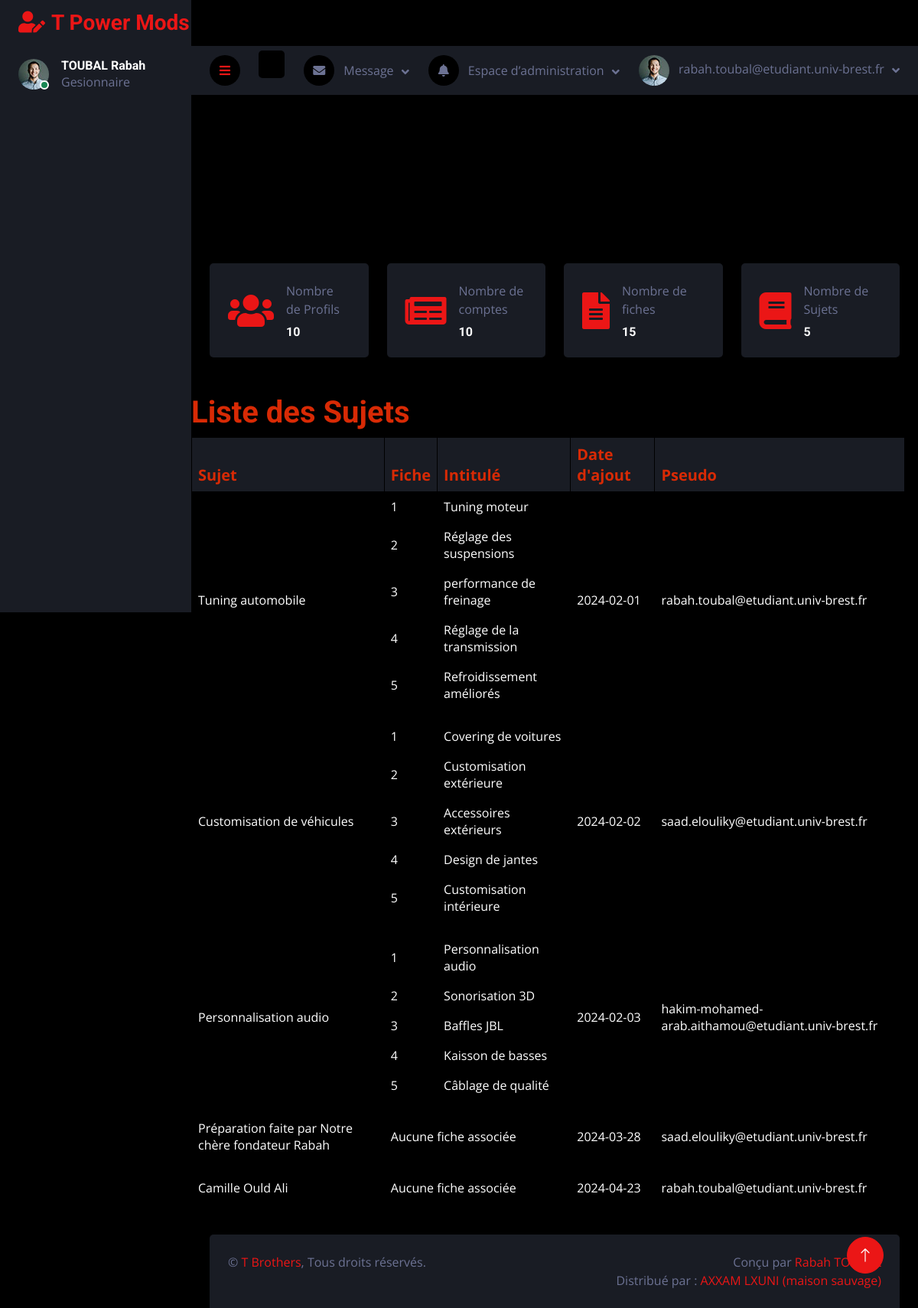
/v2/session/admin_sujets.php (signed in), run on the app's committed database.
### tables this page shows
CREATE TABLE `t_profil_utilisateur_prf` (
  `prf_nom` varchar(80) DEFAULT NULL,
  `prf_prenom` varchar(80) DEFAULT NULL,
  `prf_validite` char(1) DEFAULT NULL,
  `prf_statut` char(1) DEFAULT NULL,
  `prf_date_creation` date DEFAULT NULL,
  `cpt_pseudo` varchar(300) NOT NULL
);

CREATE TABLE `t_sujet_suj` (
  `suj_id` int(11) NOT NULL,
  `suj_numero` int(11) DEFAULT NULL,
  `suj_intitule` varchar(100) DEFAULT NULL,
  `suj_date_ajout` date DEFAULT NULL,
  `cpt_pseudo` varchar(200) DEFAULT NULL
);

### v2/session/admin_sujets.php (the view, shortened to what this page needs)
      <?php
        if ($_SESSION["role"]=='G'){
            $achuyi="Gesionnaire";
        }else{
            $achuyi="Membre";
        }
        $mysqli = new mysqli('localhost', 'e22208277sql', 'LXDqTr09', 'e22208277_db1');
        $pseudo = $mysqli->real_escape_string($_SESSION['login']);
        $sql = "SELECT * FROM t_profil_utilisateur_prf WHERE cpt_pseudo = '$pseudo'";
        $resultat = $mysqli->query($sql);
        if ($resultat->num_rows > 0) {
            $profil = $resultat->fetch_assoc();
} else {
    echo "Aucun résultat trouvé pour ce pseudo.";
}
$requete1 = "SELECT COUNT(*) AS nombre_profils FROM t_profil_utilisateur_prf";
$resultat1 = $mysqli->query($requete1);
if ($resultat1->num_rows > 0) {
    $row1 = $resultat1->fetch_assoc();
    $nombre_profils = $row1["nombre_profils"];
}
$requete2 = "SELECT COUNT(*) AS nombre_comptes FROM t_compte_utilisateur_cpt";
$resultat2 = $mysqli->query($requete2);
if ($resultat2->num_rows > 0) {
    $row2 = $resultat2->fetch_assoc();
    $nombre_comptes = $row2["nombre_comptes"];
}
$requete3 = "SELECT COUNT(*) AS nombre_fiches FROM t_fiche_fch";
$resultat3 = $mysqli->query($requete3);
if ($resultat3->num_rows > 0) {
    $row3 = $resultat3->fetch_assoc();
    $nombre_fiches = $row3["nombre_fiches"];
}
$requete4 = "SELECT COUNT(*) AS nombre_sujets FROM t_sujet_suj";
$resultat4 = $mysqli->query($requete4);
if ($resultat4->num_rows > 0) {
    $row4 = $resultat4->fetch_assoc();
    $nombre_sujets = $row4["nombre_sujets"];
}
      ?>
<!DOCTYPE html>
<html lang="fr">
<head>
    <link rel="stylesheet" href="https://cdnjs.cloudflare.com/ajax/libs/font-awesome/6.0.0-beta3/css/all.min.css">
    <link href="https://cdnjs.cloudflare.com/ajax/libs/font-awesome/5.10.0/css/all.min.css" rel="stylesheet">
    <link href="https://cdn.jsdelivr.net/npm/bootstrap-icons@1.4.1/font/bootstrap-icons.css" rel="stylesheet">
    <link href="lib/owlcarousel1/assets/owl.carousel.min.css" rel="stylesheet">
    <link href="lib/tempusdominus1/css/tempusdominus-bootstrap-4.min.css" rel="stylesheet" />
    <link href="../css/bootstrap1.min.css" rel="stylesheet">
    <link href="../css/style1.css" rel="stylesheet">
</head>
<body>
    <div class="container-fluid position-relative d-flex p-0">
        <div class="sidebar pe-4 pb-3">
            <nav class="navbar bg-secondary navbar-dark">
                <a href="index.html" class="navbar-brand mx-4 mb-3">
                    <h3 class="text-primary"><i class="fa fa-user-edit me-2"></i>T Power Mods Dev</h3>
                </a>
                <div class="d-flex align-items-center ms-4 mb-4">
                    <div class="position-relative">
                        <img class="rounded-circle" src="../images/user.jpg" alt="" style="width: 40px; height: 40px;">
                        <div class="bg-success rounded-circle border border-2 border-white position-absolute end-0 bottom-0 p-1"></div>
                    </div>
                    <div class="ms-3">
                        <h6 class="mb-0"> <?php echo $profil['prf_nom']." ".$profil['prf_prenom']; ?></h6>
                        <span><?php echo $achuyi; ?></span>
                    </div>
                </div>
            </nav>
        </div>
        <div class="content">
            <nav class="navbar navbar-expand bg-secondary navbar-dark sticky-top px-4 py-0">
                <a href="#" class="sidebar-toggler flex-shrink-0">
                    <i class="fa fa-bars"></i>
                </a>
                <form class="d-none d-md-flex ms-4">
                    <input class="form-control bg-dark border-0" type="search" placeholder="Recherche">
                </form>
                <div class="navbar-nav align-items-center ms-auto">
                    <div class="nav-item dropdown">
                        <a href="#" class="nav-link dropdown-toggle" data-bs-toggle="dropdown">
                            <i class="fa fa-envelope me-lg-2"></i>
                            <span class="d-none d-lg-inline-flex">Message</span>
                        </a>
                    </div>
                    <div class="nav-item dropdown">
                        <a href="#" class="nav-link dropdown-toggle" data-bs-toggle="dropdown">
                            <i class="fa fa-bell me-lg-2"></i>
                            <span class="d-none d-lg-inline-flex"> Espace d’administration</span>
                        </a>
                    </div>
                    <div class="nav-item dropdown">
                        <a href="#" class="nav-link dropdown-toggle" data-bs-toggle="dropdown">
                            <img class="rounded-circle me-lg-2" src="../images/user.jpg" alt="" style="width: 40px; height: 40px;">
                            <span class="d-none d-lg-inline-flex"> <?php echo $_SESSION["login"] ; ?></span>
                        </a>
                    </div>
                </div>
            </nav>
              <section class="text-center p-5">
</section>
<div id="biggi" style="padding:50px">
</div>
<?php if($_SESSION["role"]=='G'){
echo '
<div class="container-fluid pt-4 px-4">
    <div class="row g-4">
        <div class="col-sm-6 col-xl-3">
            <div class="bg-secondary rounded d-flex align-items-center justify-content-between p-4">
                <i class="fas fa-users fa-3x text-primary"></i>
                <div class="ms-3">
                    <p class="mb-2">Nombre de Profils</p>
                    <h6 class="mb-0">'.$nombre_profils.'</h6>
                </div>
            </div>
        </div>
        <div class="col-sm-6 col-xl-3">
            <div class="bg-secondary rounded d-flex align-items-center justify-content-between p-4">
                <i class="fas fa-newspaper fa-3x text-primary"></i>
                <div class="ms-3">
                    <p class="mb-2">Nombre de comptes</p>
                    <h6 class="mb-0">'.$nombre_comptes.'</h6>
                </div>
            </div>
        </div>
        <div class="col-sm-6 col-xl-3">
            <div class="bg-secondary rounded d-flex align-items-center justify-content-between p-4">
                <i class="fas fa-file-alt fa-3x text-primary"></i>
                <div class="ms-3">
                    <p class="mb-2">Nombre de fiches</p>
                    <h6 class="mb-0">'.$nombre_fiches.'</h6>
                </div>
            </div>
        </div>
        <div class="col-sm-6 col-xl-3">
            <div class="bg-secondary rounded d-flex align-items-center justify-content-between p-4">
                <i class="fas fa-book fa-3x text-primary"></i>
                <div class="ms-3">
                    <p class="mb-2">Nombre de Sujets</p>
                    <h6 class="mb-0">'.$nombre_sujets.'</h6>
                </div>
            </div>
        </div>
    </div>
</div>
';}
?>
   <br>
   <br>
   <?php
if($_SESSION["role"]=='G'){
    $sqlSQ = "SELECT suj.suj_id, suj.suj_intitule, suj.suj_date_ajout, suj.cpt_pseudo, GROUP_CONCAT(fch.fch_label) AS labels
            FROM t_sujet_suj suj
            LEFT JOIN t_fiche_fch fch ON suj.suj_id = fch.suj_id
            GROUP BY suj.suj_id";
    $resultatSQ = $mysqli->query($sqlSQ);
    if ($resultatSQ->num_rows > 0) {
        echo '<h1 style="color: #D82A05;">Liste des Sujets</h1>';
        echo '<table class="table text-start align-middle table-bordered table-hover mb-0">';
        echo '<thead class="text-white">';
        echo '<tr>';
        echo '<th scope="col" class="bg-secondary fs-5" style="color: #D82A05;">Sujet</th>';
        echo '<th scope="col" class="bg-secondary fs-5" style="color: #D82A05;">Fiche</th>';
        echo '<th scope="col" class="bg-secondary fs-5" style="color: #D82A05;">Intitulé</th>';
        echo '<th scope="col" class="bg-secondary fs-5" style="color: #D82A05;">Date d\'ajout</th>';
        echo '<th scope="col" class="bg-secondary fs-5" style="color: #D82A05;">Pseudo</th>';
        echo '</tr>';
        echo '</thead>';
        echo '<tbody>';
        $numFiche = 1;
        while ($ligne = $resultatSQ->fetch_assoc()) {
            $labels = explode(',', $ligne['labels']);
            $rowCount = count($labels);
            if (!empty($labels[0])) {
                foreach ($labels as $index => $label) {
                    echo "<tr>";
                    if ($index === 0) {
                        echo "<td class='text-white' rowspan='" . $rowCount . "'>" . $ligne["suj_intitule"] . "</td>";
                    }
                    echo "<td class='text-white'>" . $numFiche . "</td>";
                    echo "<td class='text-white'>" . $label . "</td>";
                    if ($index === 0) {
                        echo "<td class='text-white' rowspan='" . $rowCount . "'>" . $ligne["suj_date_ajout"] . "</td>";
                        echo "<td class='text-white' rowspan='" . $rowCount . "'>" . $ligne["cpt_pseudo"] . "</td>";
                        echo "<td class='text-white' rowspan='" . $rowCount . "'>
                                </td>";
                    }
                    echo "</tr>";
                    $numFiche++;
                }
            } else {
                echo "<tr>";
                echo "<td class='text-white'>" . $ligne["suj_intitule"] . "</td>";
                echo "<td class='text-white' colspan='2'>Aucune fiche associée</td>";
                echo "<td class='text-white'>" . $ligne["suj_date_ajout"] . "</td>";
                echo "<td class='text-white''>" . $ligne["cpt_pseudo"] . "</td>";
                echo "<td class='text-white'>
                                </td>";
                echo" </tr>";
            }
            echo '<tr><td colspan="6"></td></tr>';
            $numFiche = 1;
        }
        echo '</tbody>';
        echo '</table>';
    } else {
        echo "Aucun sujet trouvé.";
    }
}
?>
            <div class="container-fluid pt-4 px-4">
                <div class="bg-secondary rounded-top p-4">
                    <div class="row">
                        <div class="col-12 col-sm-6 text-center text-sm-start">
                            &copy; <a href="#">T Brothers</a>, Tous droits réservés.
                        </div>
                        <div class="col-12 col-sm-6 text-center text-sm-end">
                            Conçu par <a href="https://www.instagram.com/rabah_tb63/">Rabah TOUBAL</a>
                            <br>Distribué par : <a href="https://www.maison-sauvage.fr/" target="_blank">AXXAM LXUNI (maison sauvage)</a>
                        </div>
                    </div>
                </div>
            </div>
        </div>
        <a href="#" class="btn btn-lg btn-primary btn-lg-square back-to-top"><i class="bi bi-arrow-up"></i></a>
    </div>
</body>
</html>

### v2/css/style1.css (style rules this page uses)
:root { --primary: #EB1616; --secondary: #191C24; --light: #6C7293; --dark: #000000; }
.back-to-top { position: fixed; display: none; right: 45px; bottom: 45px; z-index: 99; }
.btn { transition: .5s; }
.btn-lg-square { width: 48px; height: 48px; }
.btn-square, .btn-sm-square, .btn-lg-square { padding: 0; display: inline-flex; align-items: center; justify-content: center; font-weight: normal; border-radius: 50px; }
.sidebar { position: fixed; top: 0; left: 0; bottom: 0; width: 250px; height: 100vh; overflow-y: auto; background: var(--secondary); transition: 0.5s; z-index: 999; }
.content { margin-left: 250px; min-height: 100vh; background: var(--dark); transition: 0.5s; }
@media (min-width: 992px) { .sidebar { margin-left: 0; } }
@media (min-width: 992px) { .content { width: calc(100% - 250px); } }
.content .navbar .navbar-nav .nav-link { margin-left: 25px; padding: 12px 0; color: var(--light); outline: none; }
.content .navbar .sidebar-toggler, .content .navbar .navbar-nav .nav-link i { width: 40px; height: 40px; display: inline-flex; align-items: center; justify-content: center; background: var(--dark); border-radius: 40px; }
.content .navbar .dropdown-toggle::after { margin-left: 6px; vertical-align: middle; border: none; content: "\f107"; font-family: "Font Awesome 5 Free"; font-weight: 900; transition: .5s; }

### data on the page
t_profil_utilisateur_prf: prf_nom "TOUBAL", prf_prenom "Rabah"
t_sujet_suj: suj_intitule "Tuning automobile", label "Tuning moteur", suj_date_ajout "2024-02-01", cpt_pseudo "rabah.toubal@etudiant.univ-brest.fr", label "Réglage des suspensions", label "performance de freinage", label "Réglage de la transmission", label "Refroidissement améliorés"
t_sujet_suj: suj_intitule "Customisation de véhicules", label "Covering de voitures", suj_date_ajout "2024-02-02", cpt_pseudo "saad.elouliky@etudiant.univ-brest.fr", label "Customisation extérieure", label "Accessoires extérieurs", label "Design de jantes", label "Customisation intérieure"
t_sujet_suj: suj_intitule "Personnalisation audio", label "Personnalisation audio", suj_date_ajout "2024-02-03", cpt_pseudo "hakim-mohamed-arab.aithamou@etudiant.univ-brest.fr", label "Sonorisation 3D", label "Baffles JBL", label "Kaisson de basses", label "Câblage de qualité"
t_sujet_suj: suj_intitule "Préparation faite par Notre chère fondateur Rabah", suj_date_ajout "2024-03-28", cpt_pseudo "saad.elouliky@etudiant.univ-brest.fr"
t_sujet_suj: suj_intitule "Camille Ould Ali", suj_date_ajout "2024-04-23", cpt_pseudo "rabah.toubal@etudiant.univ-brest.fr"

### other printed values
$achuyi "Gesionnaire"
$_SESSION["login"] "rabah.toubal@etudiant.univ-brest.fr"
$nombre_profils "10"
$nombre_comptes "10"
$nombre_fiches "15"
$nombre_sujets "5"
